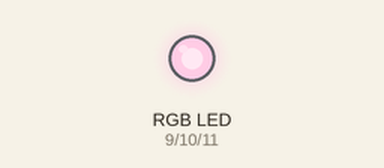
Bench run of a sketch on a simulated Arduino Uno, built with avr-gcc and run on an emulated ATmega328P. Parts: an RGB LED mixed from three pins (HIGH = lit).

Above: at 0.05 s.
At 1.65 s:
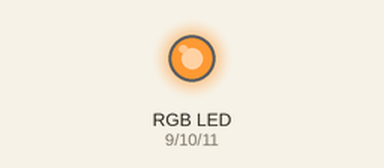
At 2.45 s:
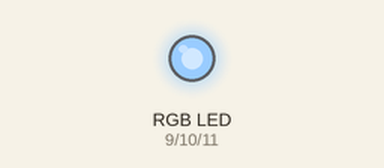
At 3.3 s:
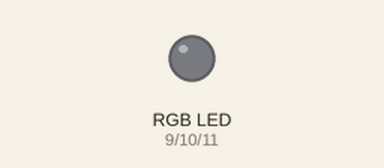
Timing chart, 0 to 7.6 s (numbered marks = the images above):
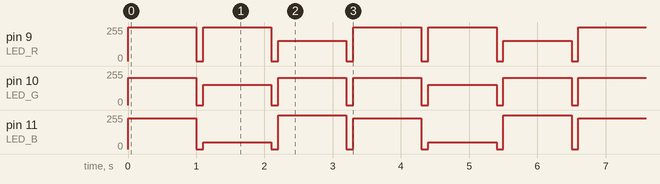

The sketch:

miniProject1.ino
```cpp
/*
// 실습 1 : led 2개 사용
int led_G = 6;
int led_R = 7;

void setup() {
  Serial.begin(9600);
  pinMode(led_G, OUTPUT);
  pinMode(led_R, OUTPUT);
  Serial.println("시리얼 통신 시작");
}

// 켜진 상태가 유지되는 이유? : LOW 신호를 주지 않았으므로
void loop() {
  if(Serial.available()){
    char a = Serial.read();
    if(a == '1'){
      digitalWrite(led_G, HIGH);
      digitalWrite(led_R, HIGH);
      Serial.println("LED ON");
    }
    else{
      digitalWrite(led_G, LOW);
      digitalWrite(led_R, LOW);
      Serial.println("LED OFF");
    }
  }
  delay(1000);
}
*/

/*
//실습2 : RGB LED 모듈 활용
int led_R = 9;
int led_G = 10;
int led_B = 11;

void setup(){
  pinMode(led_R, OUTPUT);
  pinMode(led_G, OUTPUT);
  pinMode(led_B, OUTPUT);
  Serial.begin(9600);
}

void loop(){
  digitalWrite(led_R, HIGH);
  delay(1000);
  digitalWrite(led_R, LOW);
  delay(100);

  digitalWrite(led_R, HIGH);
  digitalWrite(led_G, HIGH);
  delay(1000);
  digitalWrite(led_R, LOW);
  digitalWrite(led_G, LOW);
  delay(100);


  digitalWrite(led_B, HIGH);
  digitalWrite(led_G, HIGH);
  delay(1000);
  digitalWrite(led_B, LOW);
  digitalWrite(led_G, LOW);
  delay(100);
}
*/

/*
// 미니 프로젝트(변경 전)
int LED_R = 9;
int LED_G = 10;
int LED_B = 11;

int colors[][3] = {
  {255,204,229},
  {255,153,51},
  {153,204,255}
};

void setup(){
  pinMode(LED_R, OUTPUT);
  pinMode(LED_G, OUTPUT);
  pinMode(LED_B, OUTPUT);
}

void loop(){
  for(int i = 0; i < 3; i++){
    int red = colors[i][0];
    int green = colors[i][1];
    int blue = colors[i][2];

    // fade in
    for(int j = 0; j < 256; j++){
      analogWrite(LED_R, red * j / 255);
      analogWrite(LED_G, green * j / 255);
      analogWrite(LED_B, blue* j / 255);
      delay(10);
    }
    delay(1000);

    // fade out
    for(int j = 255; j >= 0; j--){
      analogWrite(LED_R, red * j / 255);
      analogWrite(LED_G, green * j / 255);
      analogWrite(LED_B, blue* j / 255);
      delay(10);
    }
    delay(100);
  }
}
*/

// 미니 프로젝트(변경 후)
int LED_R = 9;
int LED_G = 10;
int LED_B = 11;

int colors[][3] = {
  {255,204,229},
  {255,153,51},
  {153,204,255}
};

void setup(){
  pinMode(LED_R, OUTPUT);
  pinMode(LED_G, OUTPUT);
  pinMode(LED_B, OUTPUT);
}

void loop(){
  for(int i = 0; i < 3; i++){
    analogWrite(LED_R, colors[i][0]);
    analogWrite(LED_G, colors[i][1]);
    analogWrite(LED_B, colors[i][2]);
    delay(1000);

    analogWrite(LED_R, 0);
    analogWrite(LED_G, 0);
    analogWrite(LED_B, 0);
    delay(100);
  }
}
```

Measured:
- by itself, pin 9 (LED_R): repeats every 3.3 s: 0/255 0.10 s, 255/255 1.0 s, 0/255 0.10 s, 153/255 1.0 s, 0/255 0.10 s, 255/255 1.0 s
- by itself, pin 10 (LED_G): repeats every 3.3 s: 0/255 0.10 s, 153/255 1.0 s, 2 × (0/255 0.10 s, 204/255 1.0 s)
- by itself, pin 11 (LED_B): repeats every 3.3 s: 0/255 0.10 s, 51/255 1.0 s, 0/255 0.10 s, 255/255 1.0 s, 0/255 0.10 s, 229/255 1.0 s
